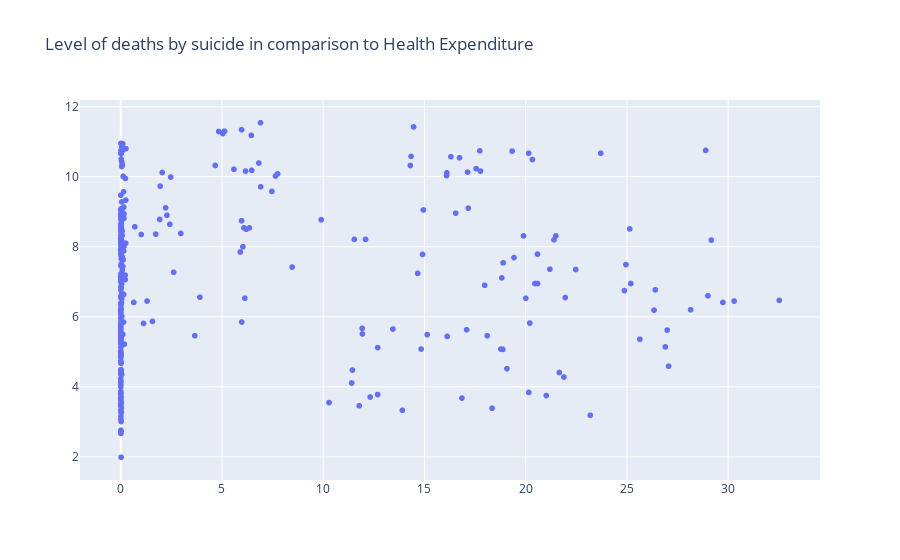

Write notebook code for a chart like this one.
### Code cell
#Let see the relation in a graph
figr=go.Figure(go.Scattergl(x=df['Deaths_Suicides_p100'].value_counts().index,y=df['HExp_Pctage_Y'].values,mode='markers'))
figr.update_layout(title="Level of deaths by suicide in comparison to Health Expenditure")
figr.show()

### Figure 1 — Plotly figure (JSON) as saved in the notebook; plotly's stock layout.template omitted (floating-point values rounded to 4 significant figures; data arrays with more than 128 entries replaced by an {"elided": "..."} marker saying what was removed)
{"data": [{"mode": "markers", "type": "scattergl", "x": {"elided": "338 float values"}, "y": {"elided": "531 float values"}}], "layout": {"title": {"text": "Level of deaths by suicide in comparison to Health Expenditure"}}}
